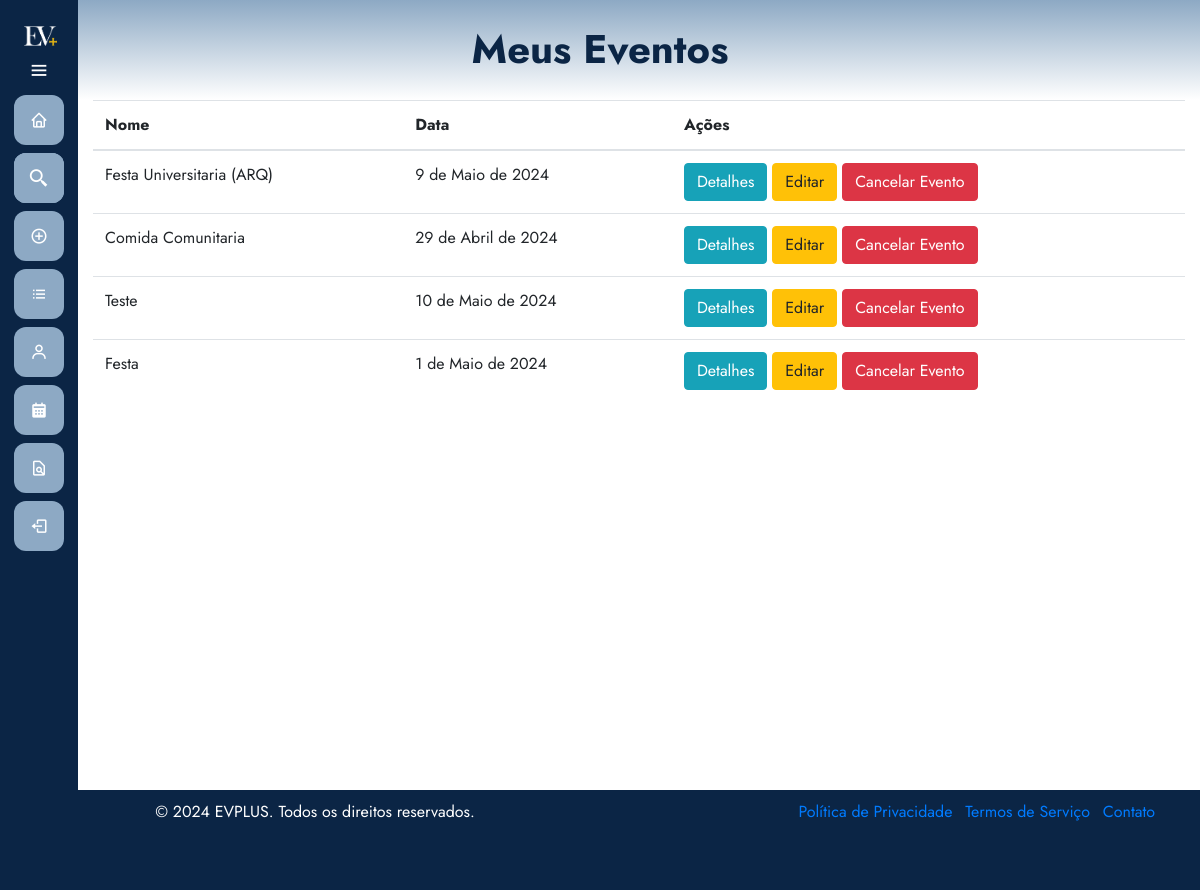
/eventos/meuseventos/ (signed in), run on the app's committed database.
### eventos/models.py (models this page shows, shortened)
class Evento(models.Model):
    user = models.ForeignKey(User, on_delete=models.CASCADE)
    clients = models.ManyToManyField(User, through='Inscricao', related_name='eventos')
    name = models.CharField(max_length=100)
    description = models.TextField()
    local = models.CharField(max_length=100)
    date = models.DateField()
    time = models.TimeField()
    category = models.CharField(max_length=100)
    banner = models.ImageField(null=True, blank=True, upload_to='images/')

### eventos/views.py (the view)
# urls.py: path('meuseventos/', views.listarEventos, name='meuseventos'),
@login_required
@permission_required('eventos.add_evento', raise_exception=True)
def listarEventos(request):
    exibir_sidebar = True
    eventos = Evento.objects.filter(user=request.user)
    return render(request, 'meusEventos.html', {'eventos': eventos, 'exibir_sidebar': exibir_sidebar})

### eventos/templates/meuseventos.html (shortened to what this page needs)
{% extends 'base.html' %}
{% load static %}
{% block 'head' %}
    <link rel="stylesheet" href="{% static 'eventos/css/meuseventos.css' %}">
{% endblock %}
{% block 'dashboard' %}
    <div class="container">
        <div class="row">
            <div class="col-md-12">
                <table class="table">
                    <thead>
                        <tr>
                            <th>Nome</th>
                            <th>Data</th>
                            <th>Ações</th>
                        </tr>
                    </thead>
                    <tbody>
                        {% for evento in eventos %}
                            <tr>
                                <td>{{ evento.name }}</td>
                                <td>{{ evento.date }}</td>
                                <td>
                                    <a href="{% url 'eventos:detalhes_evento' evento.id %}" class="btn btn-info">Detalhes</a>
                                    {% if perms.eventos.change_evento %}
                                        <a href="{% url 'eventos:editar_evento' evento.id %}" class="btn btn-warning">Editar</a>
                                        <a href="#" onclick="confirmarCancelar('{{ evento.id }}')" class="btn btn-danger">Cancelar Evento</a>
                                    {% endif %}
                                </td>
                            </tr>
                        {% endfor %}
                    </tbody>
                </table>
            </div>
        </div>
    </div>
{% endblock %}

### templates/static/general/css/base.css (style rules this page uses)
* { margin: 0; padding: 0; box-sizing: border-box; font-family: "Jost" , sans-serif; }

### templates/static/general/css/general.css (style rules this page uses)
:root { --main-color: #8da9c4; --dark-color: #0b2545; --light-color: #eef4ed; --contrast-color: #467afd; --differential-color: #134074; }

### data on the page
Evento: name "Festa Universitaria (ARQ)", date "9 de Maio de 2024"
Evento: name "Comida Comunitaria", date "29 de Abril de 2024"
Evento: name "Teste", date "10 de Maio de 2024"
Evento: name "Festa", date "1 de Maio de 2024"
